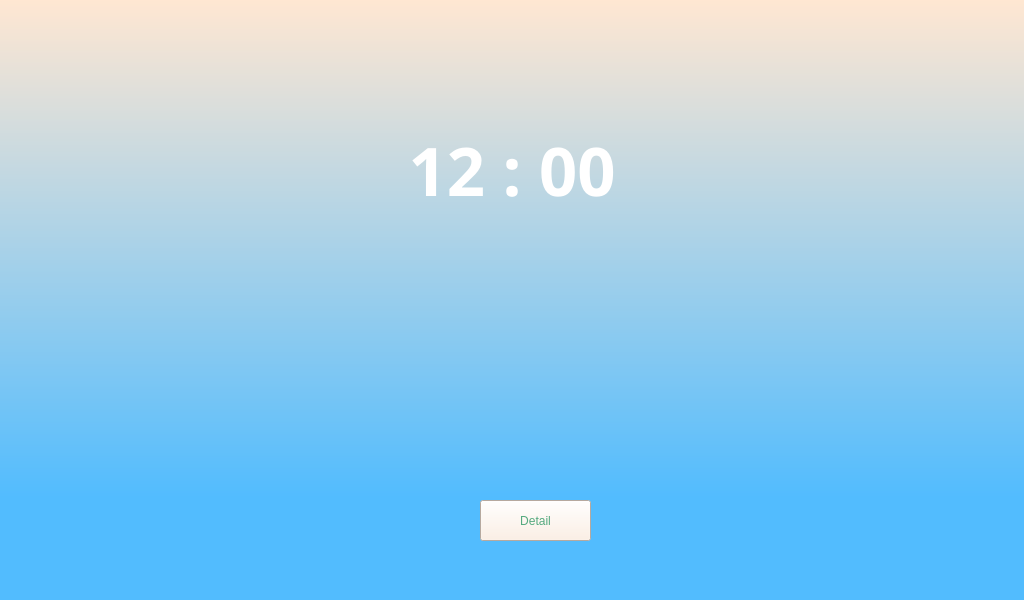
<?xml version="1.0" encoding="UTF-8"?>
<ui version="4.0">
 <class>Form</class>
 <widget class="QWidget" name="Form">
  <property name="geometry">
   <rect>
    <x>0</x>
    <y>0</y>
    <width>1024</width>
    <height>600</height>
   </rect>
  </property>
  <property name="windowTitle">
   <string>Form</string>
  </property>
  <property name="styleSheet">
   <string notr="true"/>
  </property>
  <widget class="QLabel" name="clock">
   <property name="geometry">
    <rect>
     <x>362</x>
     <y>120</y>
     <width>300</width>
     <height>100</height>
    </rect>
   </property>
   <property name="font">
    <font>
     <family>맑은 고딕</family>
     <pointsize>50</pointsize>
     <weight>75</weight>
     <bold>true</bold>
    </font>
   </property>
   <property name="styleSheet">
    <string notr="true">background-color: rgba(255, 255, 255, 0);
color: rgb(70, 139, 0);
color: rgb(255, 255, 255);
</string>
   </property>
   <property name="frameShape">
    <enum>QFrame::NoFrame</enum>
   </property>
   <property name="text">
    <string>12 : 00</string>
   </property>
   <property name="alignment">
    <set>Qt::AlignCenter</set>
   </property>
   <property name="wordWrap">
    <bool>false</bool>
   </property>
  </widget>
  <widget class="QLabel" name="water">
   <property name="geometry">
    <rect>
     <x>0</x>
     <y>0</y>
     <width>1051</width>
     <height>611</height>
    </rect>
   </property>
   <property name="font">
    <font>
     <weight>75</weight>
     <bold>true</bold>
     <underline>false</underline>
    </font>
   </property>
   <property name="styleSheet">
    <string notr="true">
background-color: qlineargradient(spread:pad, x1:1, y1:0.812, x2:1, y2:0, stop:0 rgba(82, 188, 254, 255), stop:1 rgba(255, 231, 210, 255));

border-image: url(./img/background_sand.jpg);</string>
   </property>
   <property name="frameShape">
    <enum>QFrame::NoFrame</enum>
   </property>
   <property name="text">
    <string/>
   </property>
   <property name="scaledContents">
    <bool>false</bool>
   </property>
   <property name="alignment">
    <set>Qt::AlignJustify|Qt::AlignVCenter</set>
   </property>
   <property name="wordWrap">
    <bool>false</bool>
   </property>
  </widget>
  <widget class="QPushButton" name="exit_button_2">
   <property name="geometry">
    <rect>
     <x>480</x>
     <y>500</y>
     <width>111</width>
     <height>41</height>
    </rect>
   </property>
   <property name="styleSheet">
    <string notr="true">background-color: rgb(255, 237, 222);
color: rgb(85, 170, 127);</string>
   </property>
   <property name="text">
    <string>Detail</string>
   </property>
  </widget>
  <zorder>water</zorder>
  <zorder>clock</zorder>
  <zorder>exit_button_2</zorder>
 </widget>
 <resources>
  <include location="myres.qrc"/>
 </resources>
 <connections>
  <connection>
   <sender>exit_button_2</sender>
   <signal>clicked()</signal>
   <receiver>Form</receiver>
   <slot>go_detailPage()</slot>
   <hints>
    <hint type="sourcelabel">
     <x>121</x>
     <y>670</y>
    </hint>
    <hint type="destinationlabel">
     <x>125</x>
     <y>718</y>
    </hint>
   </hints>
  </connection>
 </connections>
 <slots>
  <slot>exit_program()</slot>
  <slot>go_detailPage()</slot>
 </slots>
</ui>
